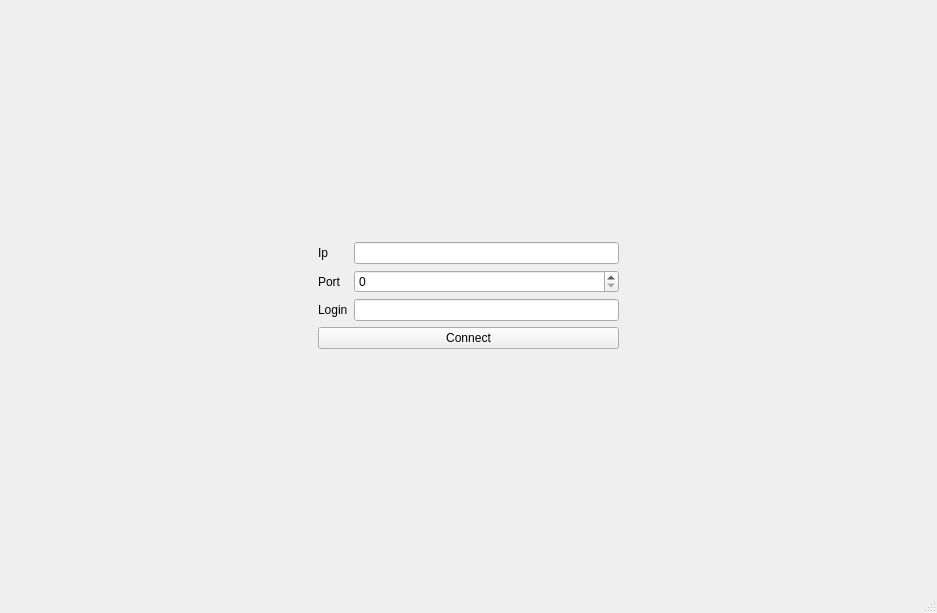
<?xml version="1.0" encoding="UTF-8"?>
<ui version="4.0">
 <class>Client</class>
 <widget class="QMainWindow" name="Client">
  <property name="geometry">
   <rect>
    <x>0</x>
    <y>0</y>
    <width>937</width>
    <height>613</height>
   </rect>
  </property>
  <property name="windowTitle">
   <string>Client</string>
  </property>
  <widget class="QWidget" name="centralwidget">
   <layout class="QVBoxLayout" name="verticalLayout">
    <item>
     <widget class="QStackedWidget" name="stackedWidget">
      <property name="currentIndex">
       <number>0</number>
      </property>
      <widget class="QWidget" name="login">
       <layout class="QHBoxLayout" name="horizontalLayout_2">
        <item>
         <spacer name="horizontalSpacer">
          <property name="orientation">
           <enum>Qt::Orientation::Horizontal</enum>
          </property>
          <property name="sizeHint" stdset="0">
           <size>
            <width>293</width>
            <height>20</height>
           </size>
          </property>
         </spacer>
        </item>
        <item>
         <layout class="QVBoxLayout" name="verticalLayout_5">
          <item>
           <spacer name="verticalSpacer">
            <property name="orientation">
             <enum>Qt::Orientation::Vertical</enum>
            </property>
            <property name="sizeHint" stdset="0">
             <size>
              <width>20</width>
              <height>40</height>
             </size>
            </property>
           </spacer>
          </item>
          <item>
           <layout class="QVBoxLayout" name="verticalLayout_4">
            <item>
             <layout class="QHBoxLayout" name="horizontalLayout">
              <item>
               <layout class="QVBoxLayout" name="verticalLayout_3">
                <item>
                 <widget class="QLabel" name="label">
                  <property name="text">
                   <string>Ip</string>
                  </property>
                 </widget>
                </item>
                <item>
                 <widget class="QLabel" name="label_2">
                  <property name="text">
                   <string>Port</string>
                  </property>
                 </widget>
                </item>
                <item>
                 <widget class="QLabel" name="label_3">
                  <property name="text">
                   <string>Login</string>
                  </property>
                 </widget>
                </item>
               </layout>
              </item>
              <item>
               <layout class="QVBoxLayout" name="verticalLayout_2">
                <item>
                 <widget class="QLineEdit" name="le_ip"/>
                </item>
                <item>
                 <widget class="QSpinBox" name="sb_port"/>
                </item>
                <item>
                 <widget class="QLineEdit" name="le_login"/>
                </item>
               </layout>
              </item>
             </layout>
            </item>
            <item>
             <widget class="QPushButton" name="b_connect">
              <property name="text">
               <string>Connect</string>
              </property>
             </widget>
            </item>
           </layout>
          </item>
          <item>
           <spacer name="verticalSpacer_2">
            <property name="orientation">
             <enum>Qt::Orientation::Vertical</enum>
            </property>
            <property name="sizeHint" stdset="0">
             <size>
              <width>20</width>
              <height>40</height>
             </size>
            </property>
           </spacer>
          </item>
         </layout>
        </item>
        <item>
         <spacer name="horizontalSpacer_2">
          <property name="orientation">
           <enum>Qt::Orientation::Horizontal</enum>
          </property>
          <property name="sizeHint" stdset="0">
           <size>
            <width>293</width>
            <height>20</height>
           </size>
          </property>
         </spacer>
        </item>
       </layout>
      </widget>
      <widget class="QWidget" name="chat">
       <layout class="QHBoxLayout" name="horizontalLayout_4">
        <item>
         <layout class="QVBoxLayout" name="verticalLayout_6">
          <item>
           <widget class="QPlainTextEdit" name="pte_chat"/>
          </item>
          <item>
           <layout class="QHBoxLayout" name="horizontalLayout_3">
            <property name="spacing">
             <number>0</number>
            </property>
            <property name="sizeConstraint">
             <enum>QLayout::SizeConstraint::SetNoConstraint</enum>
            </property>
            <item>
             <widget class="QPlainTextEdit" name="pte_message">
              <property name="sizePolicy">
               <sizepolicy hsizetype="Expanding" vsizetype="Fixed">
                <horstretch>0</horstretch>
                <verstretch>0</verstretch>
               </sizepolicy>
              </property>
              <property name="maximumSize">
               <size>
                <width>16777215</width>
                <height>150</height>
               </size>
              </property>
             </widget>
            </item>
            <item>
             <widget class="QPushButton" name="b_send">
              <property name="minimumSize">
               <size>
                <width>50</width>
                <height>150</height>
               </size>
              </property>
              <property name="maximumSize">
               <size>
                <width>50</width>
                <height>16777215</height>
               </size>
              </property>
              <property name="text">
               <string>Send</string>
              </property>
             </widget>
            </item>
           </layout>
          </item>
         </layout>
        </item>
        <item>
         <widget class="QListWidget" name="userList">
          <property name="sizePolicy">
           <sizepolicy hsizetype="Fixed" vsizetype="Expanding">
            <horstretch>0</horstretch>
            <verstretch>0</verstretch>
           </sizepolicy>
          </property>
          <property name="minimumSize">
           <size>
            <width>150</width>
            <height>0</height>
           </size>
          </property>
          <property name="maximumSize">
           <size>
            <width>300</width>
            <height>16777215</height>
           </size>
          </property>
         </widget>
        </item>
       </layout>
      </widget>
     </widget>
    </item>
   </layout>
  </widget>
  <widget class="QMenuBar" name="menubar">
   <property name="geometry">
    <rect>
     <x>0</x>
     <y>0</y>
     <width>937</width>
     <height>20</height>
    </rect>
   </property>
  </widget>
  <widget class="QStatusBar" name="statusbar"/>
 </widget>
 <resources/>
 <connections/>
</ui>
